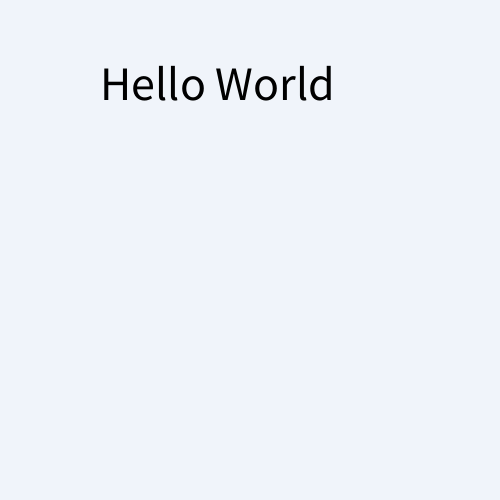
Frame 1 (no input)
Frame 60 (the mouse pressed at the canvas centre just before this capture): identical to frame 1, image omitted
Frame 120 (the mouse held since frame 60 and released just before this capture): identical to frame 1, image omitted

The Processing sketch that drew this single still picture (run headless with seeded random() and noise(); from frame 60 on, the mouse is pressed at the canvas centre):

// Processing sketch: Demo_day_2_coding
// ── Demo_day_2_coding.pde
void setup() {
  size(500, 500);
  background(#F0F4FA); //light blue
  fill(0);
  textSize(48);
  text("Hello World", 100, 100);
  println("Hello world");
}
void draw() {
}
void mousePressed() {
  println(mouseX, mouseY);
}
void  mouseClicked() {
  println(mouseX, mouseY);
} 
void keyPressed() {
  println("key pressed: " + keyCode);
}
